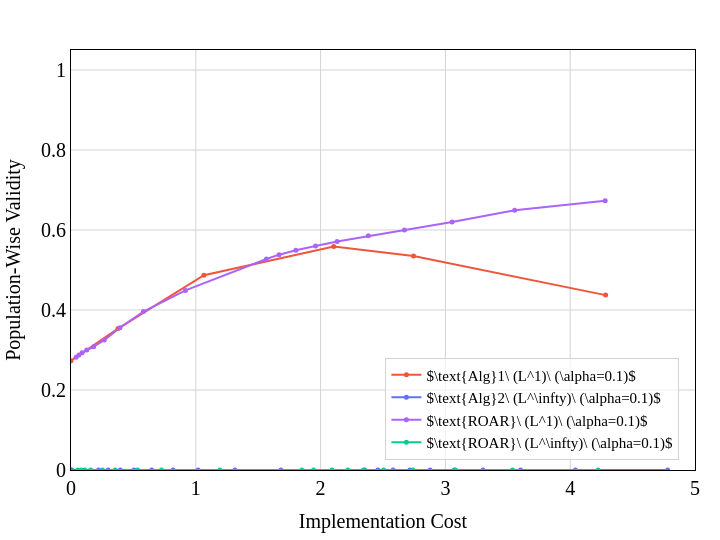

Notebook source saved alongside this figure:
### Code cell
should_plot_frontier = False
fig = plotFigures(df_results_avg, params, should_plot_frontier)

print(f'{params["data"]}  |  {params["base_model"].upper()}')
fig.show()

### Figure 1 — Plotly figure (JSON) as saved in the notebook; plotly's stock layout.template omitted (floating-point values rounded to 4 significant figures)
{"data": [{"customdata": [0.01, 0.05, 0.1, 0.3, 0.7, 3.0], "hovertemplate": "Cost: %{x}<br>Validity: %{y}<br>lambda: %{customdata}", "marker": {"color": "#EF553B", "size": 5}, "mode": "lines+markers", "name": "$\\text{Alg}1\\ (L^1)\\ (\\alpha=0.1)$", "showlegend": true, "type": "scatter", "x": [4.284, 2.745, 2.105, 1.065, 0.3768, 7.865e-05], "y": [0.4372, 0.5348, 0.5586, 0.4868, 0.3536, 0.2732]}, {"customdata": [0.01, 0.02, 0.03, 0.04, 0.05, 0.06, 0.07, 0.08, 0.09, 0.1, 0.2, 0.3, 0.4, 0.5, 0.6, 0.7, 0.8, 0.9, 1.0, 2.0, 3.0], "hovertemplate": "Cost: %{x}<br>Validity: %{y}<br>lambda: %{customdata}", "marker": {"color": "#636EFA", "size": 5}, "mode": "lines+markers", "name": "$\\text{Alg}2\\ (L^\\infty)\\ (\\alpha=0.1)$", "showlegend": true, "type": "scatter", "x": [4.781, 4.042, 3.602, 3.301, 3.071, 2.878, 2.715, 2.581, 2.458, 2.353, 1.683, 1.313, 1.018, 0.8182, 0.6464, 0.5041, 0.3955, 0.298, 0.221, 0.005589, 0.0], "y": [4.695e-19, 3.736e-18, 1.554e-17, 2.108e-17, 2.93e-17, 1.757e-17, 3.405e-18, 1.125e-17, 1.517e-17, 6.454e-19, 5.274e-22, 1.971e-19, 9.007e-20, 1.698e-19, 1.771e-18, 3.265e-18, 4.271e-18, 9.483e-19, 4.917e-19, 6.336e-20, 6.33e-20]}, {"customdata": [0.01, 0.02, 0.03, 0.04, 0.05, 0.06, 0.07, 0.08, 0.09, 0.1, 0.2, 0.3, 0.4, 0.5, 0.6, 0.7, 0.8, 0.9, 1.0], "hovertemplate": "Cost: %{x}<br>Validity: %{y}<br>lambda: %{customdata}", "marker": {"color": "#AB63FA", "size": 5}, "mode": "lines+markers", "name": "$\\text{ROAR}\\ (L^1)\\ (\\alpha=0.1)$", "showlegend": true, "type": "scatter", "x": [4.281, 3.555, 3.054, 2.672, 2.382, 2.132, 1.959, 1.802, 1.667, 1.566, 0.9173, 0.58, 0.3924, 0.2662, 0.1811, 0.1264, 0.08896, 0.06295, 0.04105], "y": [0.6734, 0.6493, 0.62, 0.6001, 0.5853, 0.5714, 0.56, 0.5494, 0.5383, 0.5275, 0.4489, 0.3962, 0.3556, 0.3248, 0.3083, 0.3001, 0.2929, 0.2873, 0.2818]}, {"customdata": [0.01, 0.02, 0.03, 0.04, 0.05, 0.06, 0.07, 0.08, 0.09, 0.1, 0.2, 0.3, 0.4, 0.5, 0.6, 0.7, 0.8, 0.9, 1.0], "hovertemplate": "Cost: %{x}<br>Validity: %{y}<br>lambda: %{customdata}", "marker": {"color": "#00CC96", "size": 5}, "mode": "lines+markers", "name": "$\\text{ROAR}\\ (L^\\infty)\\ (\\alpha=0.1)$", "showlegend": true, "type": "scatter", "x": [4.224, 3.538, 3.08, 2.739, 2.505, 2.343, 2.218, 2.091, 1.944, 1.85, 1.193, 0.7243, 0.5337, 0.354, 0.2521, 0.1572, 0.1103, 0.08241, 0.0538], "y": [1.9e-17, 3.717e-17, 3.707e-17, 3.207e-17, 3.669e-17, 2.678e-17, 2.847e-17, 2.723e-17, 2.077e-17, 2.157e-17, 5.722e-18, 6.772e-18, 7.227e-18, 4.523e-18, 1.85e-18, 6.307e-19, 4.276e-19, 2.603e-19, 1.681e-19]}], "layout": {"height": 540, "legend": {"bgcolor": "rgba(255, 255, 255, 0.7)", "bordercolor": "lightgrey", "borderwidth": 1, "entrywidth": 100.5, "font": {"color": "black", "family": "Times New Roman", "size": 15}, "orientation": "v", "x": 0.975, "xanchor": "right", "y": 0.025}, "margin": {"b": 25, "l": 25, "r": 25, "t": 50}, "paper_bgcolor": "white", "plot_bgcolor": "white", "width": 720, "xaxis": {"gridcolor": "lightgrey", "linecolor": "black", "mirror": true, "range": [0, 5], "showline": true, "tickfont": {"color": "black", "family": "Times New Roman", "size": 20}, "title": {"font": {"color": "black", "family": "Times New Roman", "size": 20}, "text": "Implementation Cost"}, "zerolinecolor": "lightgrey", "zerolinewidth": 1}, "yaxis": {"gridcolor": "lightgrey", "linecolor": "black", "mirror": true, "range": [0, 1.05], "showline": true, "tickfont": {"color": "black", "family": "Times New Roman", "size": 20}, "title": {"font": {"color": "black", "family": "Times New Roman", "size": 20}, "text": "Population-Wise Validity"}, "zerolinecolor": "lightgrey", "zerolinewidth": 1}}}
